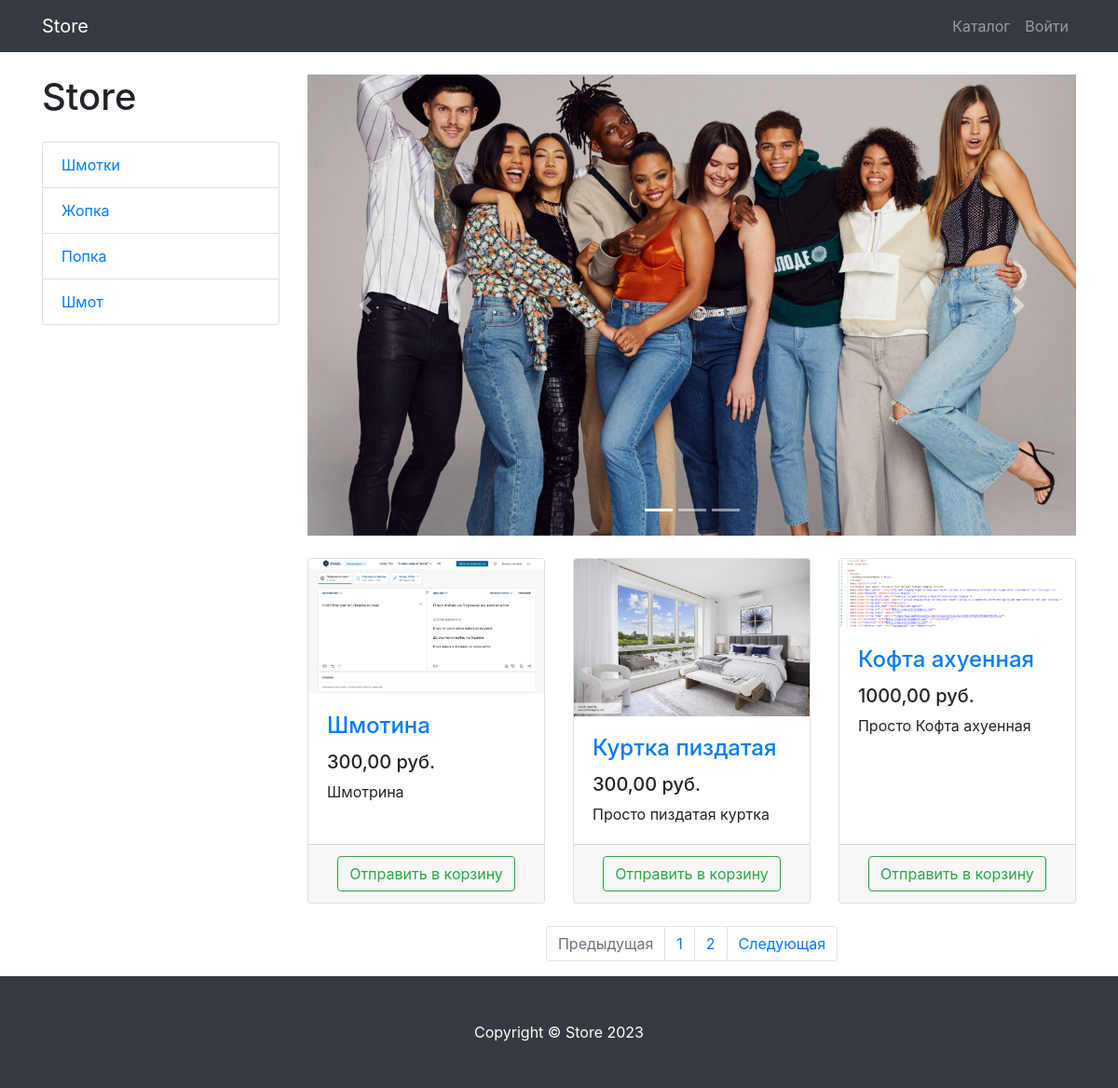
The app's page /products/, older data.
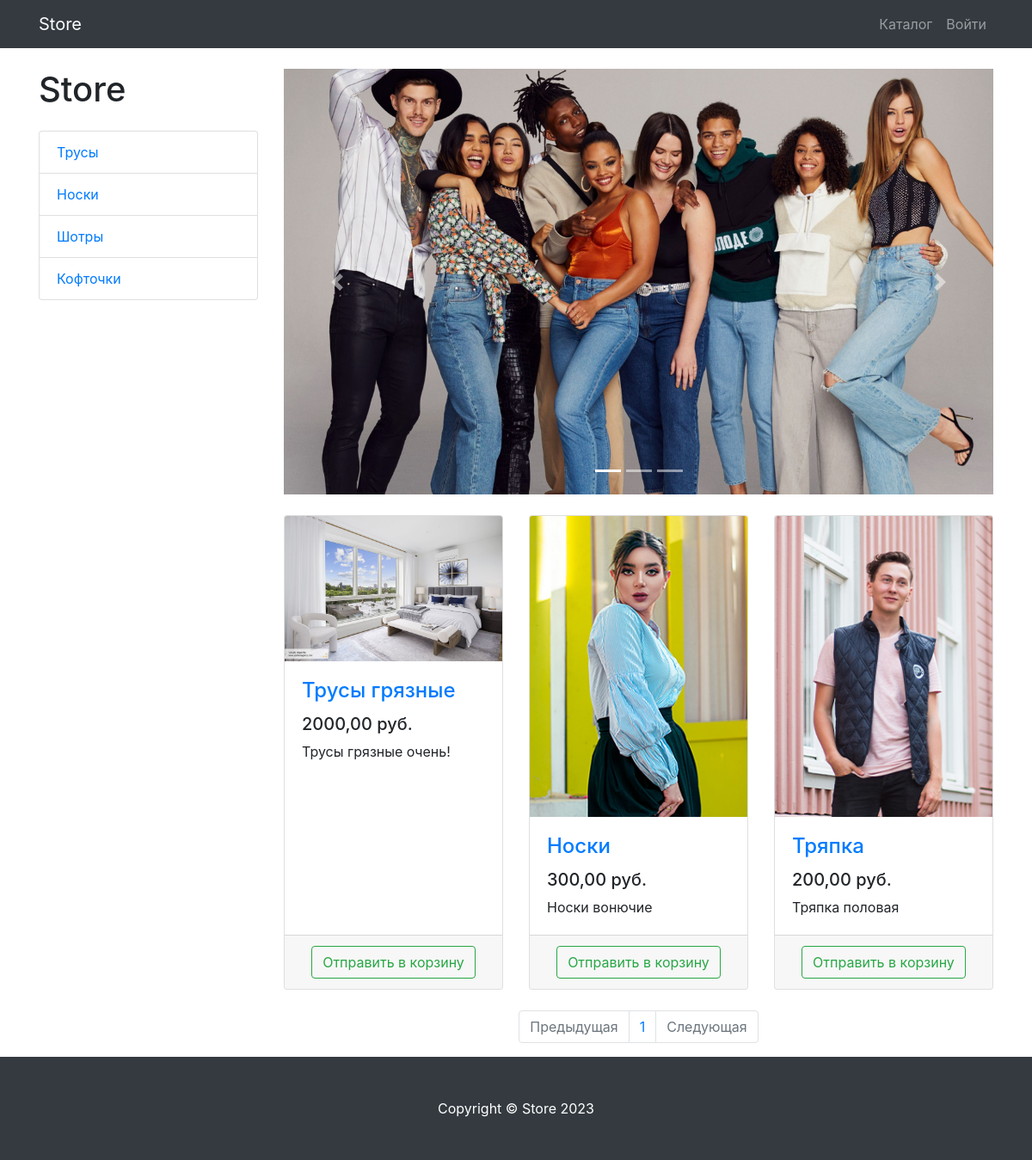
The same page, newer data.
### products/models.py (models this page shows, shortened)
class ProductCategory(models.Model):
    name = models.CharField(max_length=255)
    description = models.TextField(null=True, blank=True)
    created_at = models.DateTimeField(auto_now_add=True)
    updated_at = models.DateTimeField(auto_now=True)
    class Meta:
        verbose_name = 'Категория продукта'
        verbose_name_plural = 'Категории продуктов'

class Product(models.Model):
    name = models.CharField(max_length=255)
    description = models.TextField()
    price = models.DecimalField(max_digits=6, decimal_places=2)
    quantity = models.PositiveIntegerField(default=0)
    image = models.ImageField(upload_to='products_images')
    category = models.ForeignKey(ProductCategory, on_delete=models.CASCADE)
    class Meta:
        verbose_name = 'Продукт'
        verbose_name_plural = 'Продукты'

### products/views.py (the view)
# urls.py: path('products/', include('products.urls', namespace='products')),
def products(request, category_id=None, page_number=1):
    products = Product.objects.filter(category_id=category_id) if category_id else Product.objects.all()
    per_page = 3
    paginator = Paginator(products, per_page)
    products_paginator = paginator.page(page_number)
    context = {'title': 'Store',
               'products': products_paginator,
               'categories': ProductCategory.objects.all(),
               }
    return render(request, 'products/products.html', context)

### templates/products/products.html (shortened to what the changed rows need)
{% extends 'products/base.html' %}
{% load static %}
{% block css  %}
    <link href="{% static 'vendor/css/products.css' %}" rel="stylesheet">
{% endblock %}
{% block content %}
<div class="container">
    <div class="row">
        <div class="col-lg-3">
            <h1 class="my-4">Store</h1>
            <div class="list-group">
                {% for category in categories %}
                <a href="{% url 'products:category' category.id %}" class="list-group-item">{{ category.name }}</a>
                {% endfor %}
            </div>
        </div>
        <div class="col-lg-9">
            <div class="row">
                {% for product in products %}
                <div class="col-lg-4 col-md-6 mb-4">
                    <div class="card h-100">
                        <a href="#">
                            <img class="card-img-top"
                                 src="{{ product.image.url }}"
                                 alt="">
                        </a>
                        <div class="card-body">
                            <h4 class="card-title">
                                <a href="#">{{ product.name }}</a>
                            </h4>
                            <h5>{{ product.price}} руб.</h5>
                            <p class="card-text">{{ product.description }}</p>
                        </div>
                        <div class="card-footer text-center">
                            <a class="btn btn-outline-success"
                               href="{% url 'products:basket_add' product.id %}">
                                Отправить в корзину
                            </a>
                        </div>
                    </div>
                </div>
                {% endfor %}
            </div>
            <nav aria-label="Page navigation example">
                <ul class="pagination justify-content-center">
                        {% for page in products.paginator.page_range %}
                            <li class="page-item"><a class="page-link" href="{% url 'products:paginator' page %}">{{ page }}</a></li>
                        {% endfor %}
                    <li class="page-item {% if not products.has_next %} disabled {% endif %}">
                        <a class="page-link" href="{% if products.has_next %} {% url 'products:paginator' products.next_page_number %} {% else %} # {% endif %}">Следующая</a>
                    </li>
                </ul>
            </nav>
        </div>
    </div>
</div>
{% endblock %}

Row changes from the older to the newer data that the page shows:
removed ProductCategory: name "Шмотки"
removed ProductCategory: name "Жопка"
removed ProductCategory: name "Попка"
removed ProductCategory: name "Шмот"
removed Product: image (picture), name "Шмотина", price "300,00", description "Шмотрина"
removed Product: image (picture), name "Куртка пиздатая", price "300,00", description "Просто пиздатая куртка"
removed Product: image (picture), name "Кофта ахуенная", price "1000,00", description "Просто Кофта ахуенная"
added ProductCategory: name "Трусы"
added ProductCategory: name "Носки"
added ProductCategory: name "Шотры"
added ProductCategory: name "Кофточки"
added Product: image (picture), name "Трусы грязные", price "2000,00", description "Трусы грязные очень!"
added Product: image (picture), name "Носки", price "300,00", description "Носки вонючие"
added Product: image (picture), name "Тряпка", price "200,00", description "Тряпка половая"
Text that changed along with them:
list line gone: "2"
